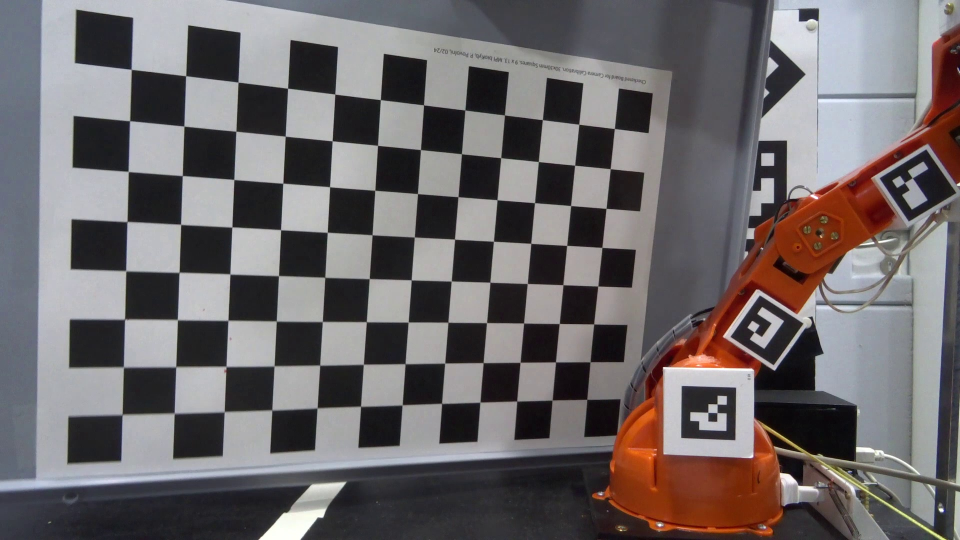
#> input picture 4_MotionTracking/42_Software/0_calibration/calibration_result/img_calibration/image_104.jpg, 1920 x 1080 px (shown at 1/2 size); its folder holds only this picture in this run
$ python 1_camera_calibration.py
#> lines starting #> are read from the running program, lines starting #| are printed output that depends on the picture; after the words box and inside, x2 and y2 are one past the last pixel; in counts of white or black regions, pixels touching at a corner belong together; long printed decimals are rounded
####################################################################################################################
#   Script that calculates the distortion coefficiants for the camera
#   Therefore it uses the already exported images (via 0_images_extraction.py)
#
#   Most of this code is based on a tutorial of openCV:
#       *https://docs.opencv.org/4.x/dc/dbb/tutorial_py_calibration.html
#
#   Copyright (c) 2024 Pavel Povolni, Tuebingen, Germany
#   MIT LICENSED
#   Have fun guys!
####################################################################################################################

import numpy as np
import cv2
import glob

print('Calibration starts...')
# termination criteria
criteria = (cv2.TERM_CRITERIA_EPS + cv2.TERM_CRITERIA_MAX_ITER, 30, 0.001)

# Configuration of the checkered calibration Board (in this example 9 height, 13 width).
# Take care: Python counting start from 0
nx = 9-1
ny = 13-1


## prepare object points, like (0,0,0), (1,0,0), (2,0,0) ....,(6,5,0)
objp = np.zeros((nx*ny,3), np.float32)
objp[:,:2] = np.mgrid[0:nx,0:ny].T.reshape(-1,2)
objp = objp
# Arrays to store object points and image points from all the images.
objpoints = [] # 3d point in real world space
imgpoints = [] # 2d points in image plane.
images = glob.glob('0_calibration/calibration_result/img_calibration/*.jpg')    #List of all images with *jpg ending in this folder

for fname in images:
    ## get the video for processing
    print(fname)
    img = cv2.imread(fname)
#> img is the input picture: shape (1080, 1920, 3); mean B, G, R 105.8, 104.4, 109.8
    gray = cv2.cvtColor(img, cv2.COLOR_BGR2GRAY) # Convert the colored image to black/white (higher contrast)
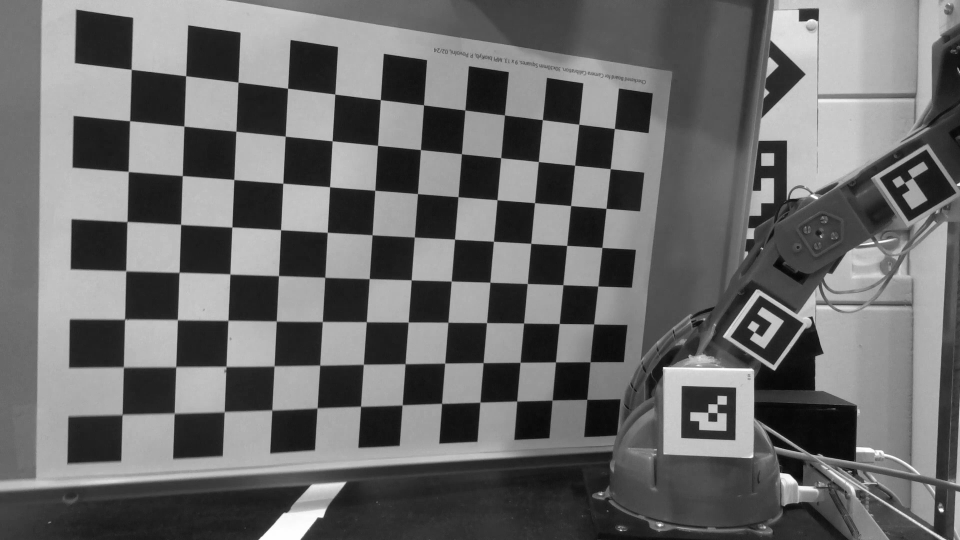
#> gray: shape (1080, 1920) (shown at 1/2 size); min 0, max 255, mean 106.2
    # Find the chess board corners
    ret, corners = cv2.findChessboardCorners(gray, (nx,ny), None)
#> ret = True; corners = 96 rows, first 8: [1228.8, 257.4], [1220.8, 337.8], [1212.3, 417.3], [1203.8, 494.7], [1196.2, 572.6], [1187.4, 648.1], [1180.6, 724.4], [1174.5, 799.4]
    # If found, add object points, image points (after refining them)
    if ret == True:
        objpoints.append(objp)
        corners2 = cv2.cornerSubPix(gray,corners, (11,11), (-1,-1), criteria)
#> corners2 = 96 rows, first 8: [1229.2, 257.6], [1220.8, 337.9], [1212.5, 417.2], [1204.3, 495.2], [1196.1, 572.5], [1187.9, 648.4], [1180.5, 724.3], [1174.1, 799.2]
        imgpoints.append(corners)
        # Draw and display the corners
        cv2.drawChessboardCorners(img, (nx,ny), corners2, ret)
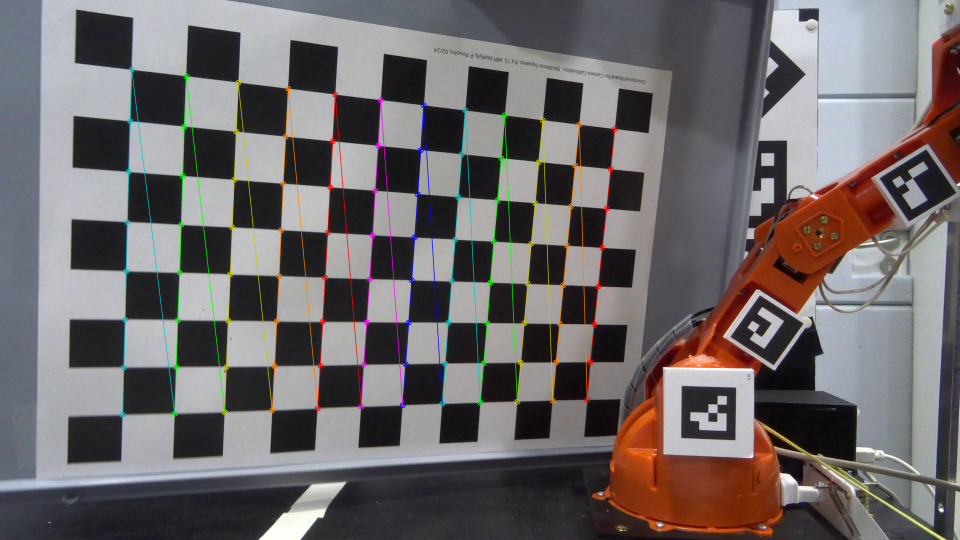
#> img: shape (1080, 1920, 3) (shown at 1/2 size); 2.41% of pixels changed, all inside (x1, y1, x2, y2) = (239, 133, 1236, 836)
        print("Success")
        img2 = cv2.resize(img, (800, 640))
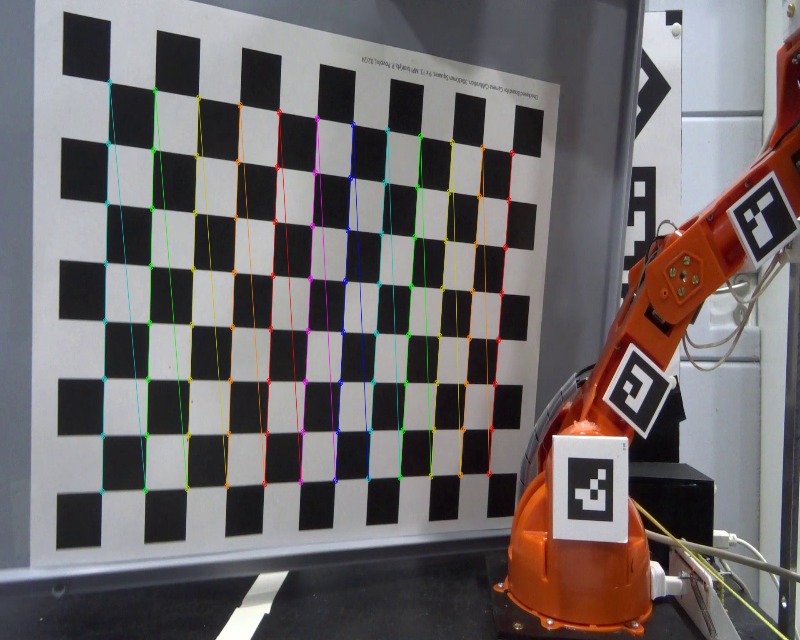
#> img2: shape (640, 800, 3); mean B, G, R 105.4, 104.7, 110.1
        cv2.imshow('img', img2)
        cv2.waitKey(2)


## Start calibration
camera_mtx_init = np.array([[ 4000,    0, gray.shape[1]/2],
                            [   0, 4000, gray.shape[0]/2],
                            [   0,    0,           1]])
dist_coeff_init = np.zeros((5,1))

flags = (cv2.CALIB_USE_INTRINSIC_GUESS +
         cv2.CALIB_FIX_PRINCIPAL_POINT +
         cv2.CALIB_FIX_ASPECT_RATIO +
         cv2.CALIB_ZERO_TANGENT_DIST +
         cv2.CALIB_FIX_K1 +
         cv2.CALIB_FIX_K2 +
         cv2.CALIB_FIX_K3)

print('Start: cv2.calibrateCamera')
# the main function to calculate calibration matrix
ret, mtx, dist, rvecs, tvecs = cv2.calibrateCamera(objpoints, imgpoints, gray.shape[::-1], None, None)
#> ret = 0.521; mtx = [[1328.7, 0, 882], [0, 1322.7, 548.2], [0, 0, 1]]; dist = [[0.0949, -0.409, 0.00328, 0.000576, 0.545]]; rvecs = ([-0.167, -0.363, 1.61],); tvecs = ([4.32, -3.66, 16.67],)
## CALIBRATION FINISHED
print("Camera Calibrated: ", ret)
#| Camera Calibrated:  0.521
print('mtx:\n', mtx, '\n dist:', dist.T)
#| mtx:
#|  [[1.32869175e+03 0.00000000e+00 8.81964504e+02]
#|  [0.00000000e+00 1.32272267e+03 5.48208129e+02]
#|  [0.00000000e+00 0.00000000e+00 1.00000000e+00]]
#|  dist: [[ 0.09487]
#|  [-0.409]
#|  [ 0.00328]
#|  [ 0.0005759]
#|  [ 0.5449]]

# save results as csv
np.savetxt("0_calibration/calibration_result/cam_mtx.csv", mtx)
np.savetxt("0_calibration/calibration_result/cam_dist.csv", dist)


## CALCULATION RE-PROJECTION ERROR
# The closer to zero the better
mean_error = 0
for i in range(len(objpoints)):
    imgpoints2, _ = cv2.projectPoints(objpoints[i], rvecs[i], tvecs[i], mtx, dist)
    error = cv2.norm(imgpoints[i], imgpoints2, cv2.NORM_L2)/len(imgpoints2)
    mean_error += error
#> this loop made 1 pass
#> (error, mean_error) on pass 1: (0.0532, 0.0532)
#> after the loop, mean_error = 0.0532
cv2.destroyAllWindows()
print( "re-projection error: {}".format(mean_error/len(objpoints)) )
#| re-projection error: 0.05317
print('------------')
print('Calibration done!')

$ run again, on 4_MotionTracking/42_Software/0_calibration/calibration_result/img_calibration/image_112.jpg
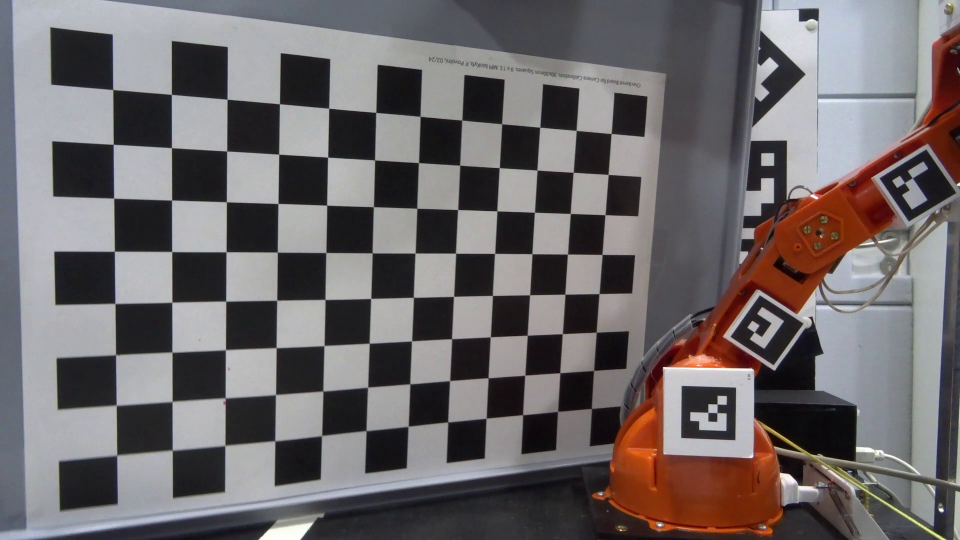
#> input picture 4_MotionTracking/42_Software/0_calibration/calibration_result/img_calibration/image_112.jpg, 1920 x 1080 px (shown at 1/2 size)
#> img is the input picture: shape (1080, 1920, 3); mean B, G, R 105.9, 104.5, 109.9
#> `gray = cv2.cvtColor(img, cv2.COLOR_BGR2GRAY)`:
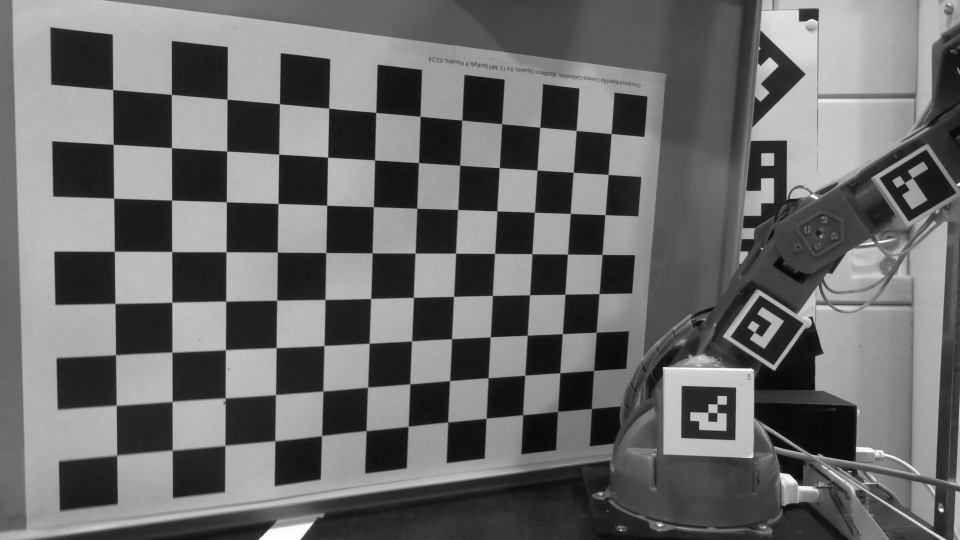
#> gray: shape (1080, 1920) (shown at 1/2 size); min 2, max 255, mean 106.2
#> `ret, corners = cv2.findChessboardCorners(gray, (nx,ny), None)`: ret = True; corners = 96 rows, first 8: [1222.6, 267.5], [1216.8, 349.4], [1210.4, 429.9], [1203.8, 508.6], [1197.6, 588.2], [1192.2, 664.2], [1188.5, 740.5], [1182.7, 816.8]
#> corners2 = 96 rows, first 8: [1222.7, 267.5], [1216.7, 349.5], [1210.5, 429.9], [1204.5, 509.3], [1198.5, 587.7], [1192.8, 664.7], [1187.6, 741.3], [1183.3, 817.4]
#> img: shape (1080, 1920, 3); 2.47% of pixels changed, all inside (x1, y1, x2, y2) = (220, 174, 1230, 918)
#> `img2 = cv2.resize(img, (800, 640))`:
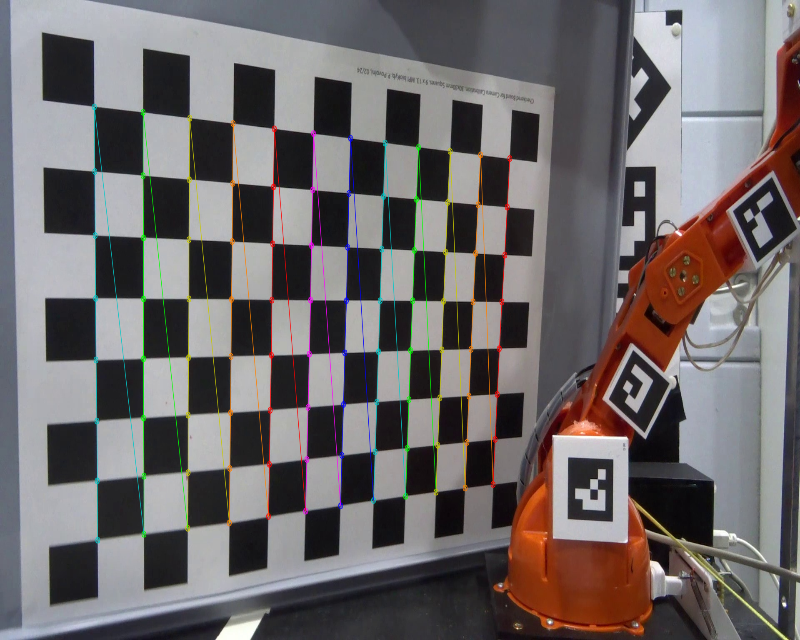
#> img2: shape (640, 800, 3); mean B, G, R 105.5, 104.8, 110.1
#> `ret, mtx, dist, rvecs, tvecs = cv2.calibrateCamera(objpoints, imgpoint..`: ret = 0.732; mtx = [[1472.5, 0, 870.7], [0, 1438.7, 578.1], [0, 0, 1]]; dist = [[0.148, -0.863, 0.00245, -0.00249, 1.46]]; rvecs = ([-0.229, -0.438, 1.56],); tvecs = ([4.23, -3.85, 17.86],)
#| Camera Calibrated:  0.7323
#| mtx:
#|  [[1.47252786e+03 0.00000000e+00 8.70743117e+02]
#|  [0.00000000e+00 1.43869046e+03 5.78145289e+02]
#|  [0.00000000e+00 0.00000000e+00 1.00000000e+00]]
#|  dist: [[ 0.1483]
#|  [-0.8632]
#> (further printed lines are left out)
#> the loop `for i in range(len(objpoints)):` made 1 pass
#> (error, mean_error) on pass 1: (0.0747, 0.0747)
#> after the loop `for i in range(len(objpoints)):`: mean_error = 0.0747
#| re-projection error: 0.07474
